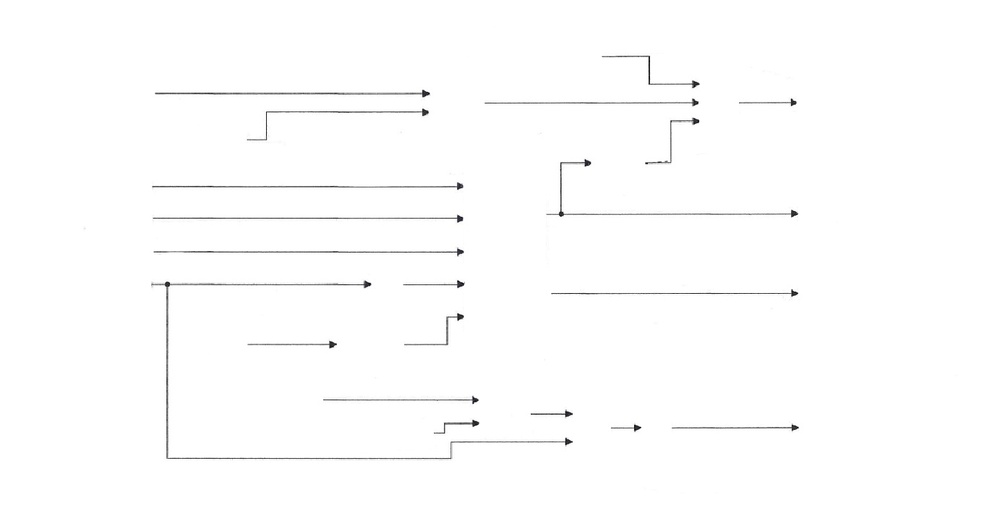
#> input picture diagram lines.jpg, 1000 x 529 px, shrunk from 1383 x 731 before the run
$ python line_detection_and_normalization_v2.py
#> lines starting #> are read from the running program, lines starting #| are printed output that depends on the picture; after the words box and inside, x2 and y2 are one past the last pixel; in counts of white or black regions, pixels touching at a corner belong together
import cv2
import math
import numpy as np
from google.colab.patches import cv2_imshow

# Extending a line slightly in the direction it's pointing towards
def extend_line(x1, y1, x2, y2, extension_factor):
    extend_x = int((x2 - x1) * extension_factor)
    extend_y = int((y2 - y1) * extension_factor)
    return x1 - extend_x, y1 - extend_y, x2 + extend_x, y2 + extend_y

# Line detection algorithm using Hough Line Transform
'''
  Image -> Grayscale Conversion -> Gaussian Blur -> Canny Edge Detection -> Morphological Operations -> Hough Line Transform -> Detected lines
'''
def detect_lines(image_path, theta_values):
    """Detect lines using different theta values for horizontal & vertical lines."""
#> called with image_path = 'diagram lines.jpg'
    img = cv2.imread(image_path, cv2.IMREAD_GRAYSCALE)
#> img: shape (529, 1000); min 0, max 255, mean 253.2
    blurred = cv2.GaussianBlur(img, (5,5), 0)
    edges = cv2.Canny(blurred, 40, 170, apertureSize=3)
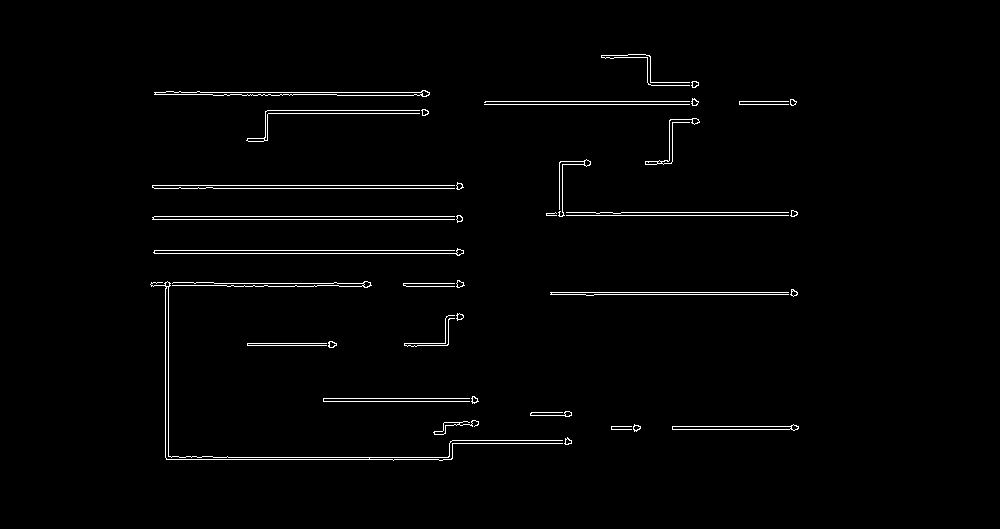
#> edges: shape (529, 1000); 1.5% white in thin lines or dots, all inside (x1, y1, x2, y2) = (150, 54, 799, 461)

    kernel = np.ones((5,5), np.uint8)
    edges = cv2.morphologyEx(edges, cv2.MORPH_CLOSE, kernel)
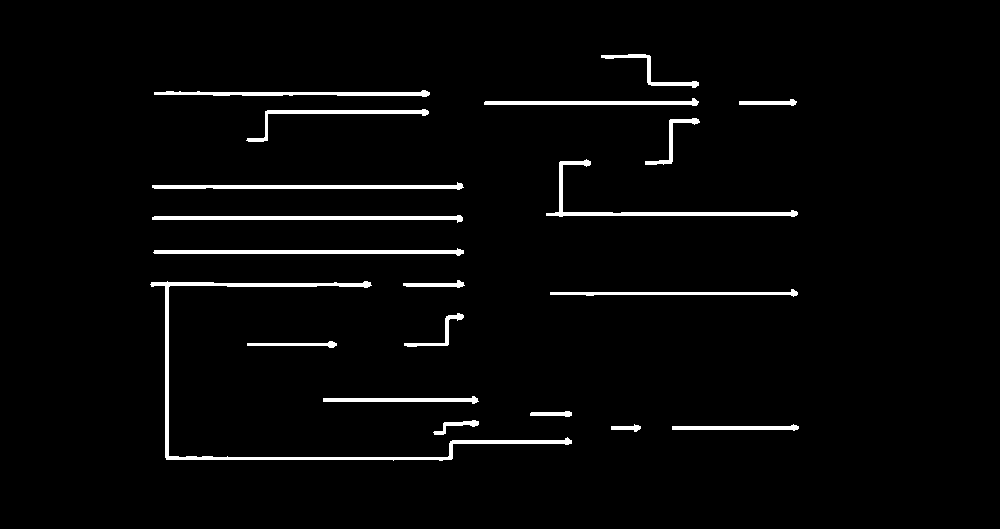
#> edges: shape (529, 1000); 2.9% white; 20 white regions, largest, box (x1, y1, x2, y2) and area: (150, 281, 572, 461) 3007, (546, 159, 798, 217) 1335, (152, 215, 463, 223) 1257

    # Hough Transform Parameters
    rho = 1
    threshold = 20
    min_line_length = 16
    max_line_gap = 10

    detected_lines = []
    for theta in theta_values:
        lines = cv2.HoughLinesP(edges, rho, theta, threshold, minLineLength=min_line_length, maxLineGap=max_line_gap)
        if lines is not None:
            for line in lines:
                x1, y1, x2, y2 = line[0]
                x1, y1, x2, y2 = extend_line(x1, y1, x2, y2, extension_factor=0)
                detected_lines.append(((x1, y1), (x2, y2)))
#> after the loop, detected_lines = 164 items

    return detected_lines, edges

# Function to check if two line segments are almost similar in the image space
def can_merge(line1, line2, threshold=5):
    """Determine if two lines can be merged based on proximity, overlap, and parallelism."""
    (x1, y1), (x2, y2) = line1
    (x3, y3), (x4, y4) = line2

    # Check if both lines are approximately horizontal
    if abs(y1 - y2) <= threshold and abs(y3 - y4) <= threshold:
        if abs(y1 - y3) <= threshold:  # Close in y-coordinates
            if max(x1, x3) <= min(x2, x4) or abs(x1 - x3) <= threshold or abs(x2 - x4) <= threshold:
                return True

    # Check if both lines are approximately vertical
    if abs(x1 - x2) <= threshold and abs(x3 - x4) <= threshold:
        if abs(x1 - x3) <= threshold:  # Close in x-coordinates
            if max(y1, y3) <= min(y2, y4) or abs(y1 - y3) <= threshold or abs(y2 - y4) <= threshold:
                return True

    return False

def merge_lines(line1, line2):
    """Merge two overlapping or close lines into a single extended line."""
    (x1, y1), (x2, y2) = line1
    (x3, y3), (x4, y4) = line2

    # For horizontal lines, merge by extending the x-range
    if abs(y1 - y2) <= 5 and abs(y3 - y4) <= 5:
        y_avg = int((y1 + y3) / 2)  # Take the average y-value
        return (min(x1, x3), y_avg), (max(x2, x4), y_avg)

    # For vertical lines, merge by extending the y-range
    if abs(x1 - x2) <= 5 and abs(x3 - x4) <= 5:
        x_avg = int((x1 + x3) / 2)  # Take the average x-value
        return (x_avg, min(y1, y3)), (x_avg, max(y2, y4))

    return line1  # If no merging is possible, return original

def group_and_merge(lines, threshold=5):
    """Groups and merges lines based on proximity, overlap, and parallelism."""
    merged_lines = []
    used = set()

    for i, line1 in enumerate(lines):
        if i in used:
            continue

        for j, line2 in enumerate(lines):
            if i != j and j not in used and can_merge(line1, line2, threshold):
                line1 = merge_lines(line1, line2)  # Merge the lines
                used.add(j)  # Mark the second line as used

        merged_lines.append(line1)  # Store the final merged line

    return merged_lines

def merge_lines2(lines):
    merged_lines = []

    for line in lines:
        (x1, y1), (x2, y2) = line  # Unpacking directly from tuple-of-tuples
        merged = False

        for j in range(len(merged_lines)):
            (mx1, my1), (mx2, my2) = merged_lines[j]  # Unpacking existing merged lines

            # Case 1: Merging Horizontal Lines
            if abs(y1 - my1) <= 5 and abs(y2 - my2) <= 5:
                mean_y = (y1 + my1) // 2  # Compute average y
                if mx1 <= x1 <= mx2 or mx1 <= x2 <= mx2 or x1 <= mx1 <= x2:  # Overlapping X
                    new_x1 = min(mx1, x1, x2, mx2)
                    new_x2 = max(mx1, x1, x2, mx2)
                    merged_lines[j] = ((new_x1, mean_y), (new_x2, mean_y))
                    merged = True
                    break

            # Case 2: Merging Vertical Lines
            if abs(x1 - mx1) <= 5 and abs(x2 - mx2) <= 5:
                mean_x = (x1 + mx1) // 2  # Compute average x
                if my1 <= y1 <= my2 or my1 <= y2 <= my2 or y1 <= my1 <= y2:  # Overlapping Y
                    new_y1 = min(my1, y1, y2, my2)
                    new_y2 = max(my1, y1, y2, my2)
                    merged_lines[j] = ((mean_x, new_y1), (mean_x, new_y2))
                    merged = True
                    break

        if not merged:
            merged_lines.append(((x1, y1), (x2, y2)))  # Append as a new independent line

    return merged_lines  # Keeping original tuple-of-tuple format

# Function to compute Euclidean distance
def distance(p1, p2):
    return np.linalg.norm(np.array(p1) - np.array(p2))

# Function for clustering lines based on a 6-pixel proximity rule
def form_clusters(lines):
    clusters = []
    visited = set()
    proximity = 6 #6 pixels

    for i, line1 in enumerate(lines):
        if i in visited:
            continue
        cluster = [line1]
        visited.add(i)

        for j, line2 in enumerate(lines):
            if j in visited:
                continue
            # Compare endpoints of the two lines
            if (distance(line1[0], line2[0]) <= proximity or distance(line1[0], line2[1]) <= proximity or
                distance(line1[1], line2[0]) <= proximity or distance(line1[1], line2[1]) <= proximity):
                cluster.append(line2)
                visited.add(j)

        clusters.append(cluster)

    return clusters
'''
# Function to check if two points are close enough to be considered connected
def is_close(p1, p2, threshold):
    return math.dist(p1, p2) <= threshold

# Function to check if two lines are connected
def are_lines_connected(line1, line2, threshold):
    (x1, y1), (x2, y2) = line1
    (a1, b1), (a2, b2) = line2

    # Check if any endpoint of line1 is close to any endpoint of line2
    is_connected = is_close((x1, y1), (a1, b1), threshold) or is_close((x1, y1), (a2, b2), threshold) \
                    or is_close((x2, y2), (a1, b1), threshold) or is_close((x2, y2), (a2, b2), threshold)
    return is_connected
'''

if __name__ == "__main__":
  # Load and process the image
  image_path = "diagram lines.jpg"
  theta_values = [np.pi/90, np.pi]
  lines, edges = detect_lines(image_path, theta_values)
#> lines = 164 items

  clusters = form_clusters(lines)
#> the loop in form_clusters, `for i, line1 in enumerate(lines):` made 164 passes
#> line1 on passes 3, 6, 12: ((153, 252), (463, 252)), ((152, 218), (462, 218)), ((550, 292), (797, 292))
#> after the loop in form_clusters, `for i, line1 in enumerate(lines):`: clusters = 37 items; visited = 164 items
#> clusters = 37 items
  #clustered_lines = {f"Group {i+1}": cluster for i, cluster in clusters}
  #print(clusters)
  normalized_lines = []
  for cluster in clusters:
      normalized_lines.append(group_and_merge(cluster, threshold=5))
#> this loop made 37 passes
#> cluster on passes 25, 31, 32, 33, 34, 35: [((492, 103), (519, 101)), ((514, 104), (551, 101))], [((227, 286), (316, 286))], [((503, 104), (530, 101)), ((531, 101), (563, 104))], [((645, 162), (671, 163)), ((653, 161), (671, 162))], [((177, 456), (212, 456))], [((246, 140), (267, 138)), ((247, 139), (267, 136))]

  '''
  for line in normalized_lines:
      print(line)
  '''

  flat_list = [line for cluster in normalized_lines for line in cluster]
  print(flat_list)
#> (printed output is left out)
  lines = merge_lines2(flat_list)
#> the loop in merge_lines2, `for line in lines:` made 51 passes
#> line on passes 1 to 12: ((153, 251), (463, 251)), ((152, 186), (463, 186)), ((550, 293), (797, 293)), ((152, 217), (462, 217)), ((150, 283), (371, 283)), ((739, 101), (796, 101)), ((587, 104), (698, 104)), ((694, 105), (694, 81)), ((403, 284), (463, 284)), ((546, 213), (797, 213)), ((154, 93), (429, 93)), ((165, 457), (452, 457))

  # Draw detected lines
  i = 1
  for ((x1, y1), (x2, y2)) in sorted(lines):
      image = cv2.imread(image_path)
#> image is the input picture: shape (529, 1000, 3); mean B, G, R 253.2, 253.2, 253.2
      cv2.line(image, (x1, y1), (x2, y2), (0, 0, 255), 2)  # Red color & thickness = 2
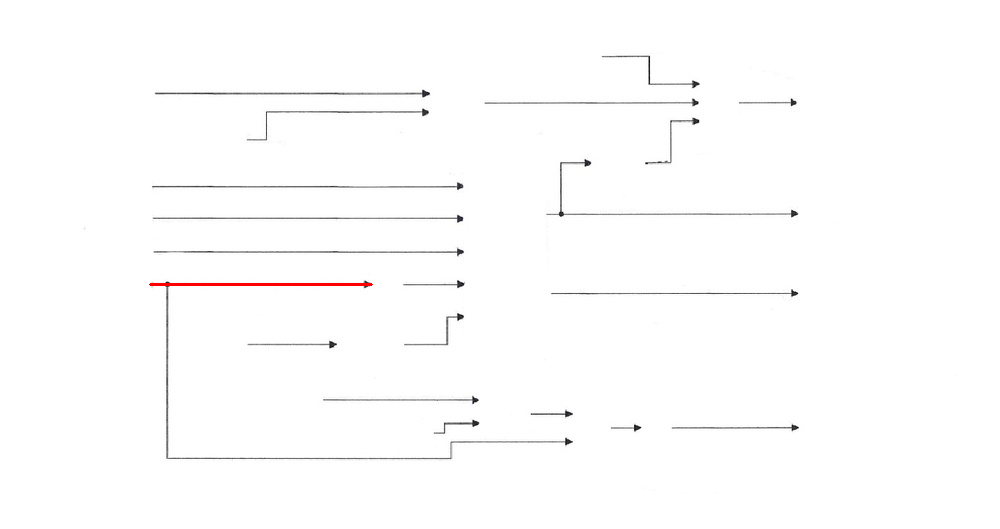
#> image: shape (529, 1000, 3); 0.13% of pixels changed, all inside (x1, y1, x2, y2) = (149, 283, 373, 286)
      output_path = f"lines{i}.jpg"
      cv2.imwrite(output_path, image)
      print(f"lines{i} -> ",(x1, y1), (x2, y2))
#| lines1 ->  (150, 284) (371, 284)
      i = i + 1

  image = cv2.imread(image_path)
  for ((x1, y1), (x2, y2)) in sorted(lines):
      cv2.line(image, (x1, y1), (x2, y2), (0, 0, 255), 2)  # Red color & thickness = 2
#> this loop made 36 passes
#> (x1, y1, x2, y2) on passes 1 to 12: (150, 284, 371, 284), (152, 186, 463, 186), (152, 217, 462, 217), (153, 251, 463, 251), (154, 93, 429, 93), (165, 456, 452, 456), (167, 456, 167, 282), (246, 139, 267, 139), (247, 344, 336, 344), (265, 112, 428, 112), (266, 140, 266, 111), (312, 113, 352, 111)
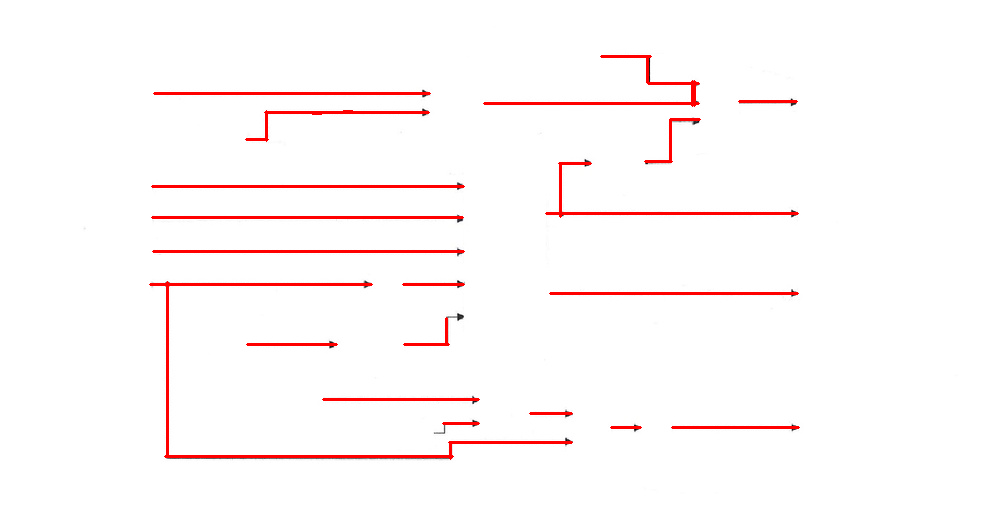
#> image: shape (529, 1000, 3); 2.26% of pixels changed, all inside (x1, y1, x2, y2) = (149, 55, 800, 460)

  output_path = "lines.jpg"
  cv2.imwrite(output_path, image)
  cv2_imshow(image)
  # Save or show the output image
  cv2.waitKey(0)
  cv2.destroyAllWindows()
